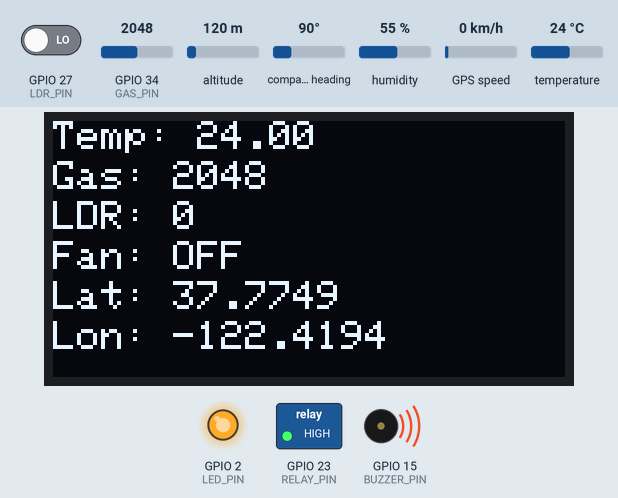
Recording of a sketch running on a simulated ESP32. Parts: 128×64 one-colour display, switched loads named in the sketch (green lamp = pin HIGH), output pins drawn as LEDs (lit = HIGH), buzzer (waves = sounding, pin HIGH). The inputs (shaded band) are chosen by the test bench; at power-on: temperature 24 °C, GPIO 34 (GAS_PIN) = 2048, GPIO 27 (LDR_PIN) LOW, altitude 120 m, compass heading 90°, humidity 55 %, GPS speed 0 km/h. WiFi joins after 1.5 s; servers stay silent unless stated; the GPS gets a fix after 3 s at 37.7749, -122.4194 with 8 satellites; what the sketch prints to the serial monitor is not drawn.

Above: at 4.4 s.
4.5 s: temperature set to 29.7 °C
At 8.4 s:
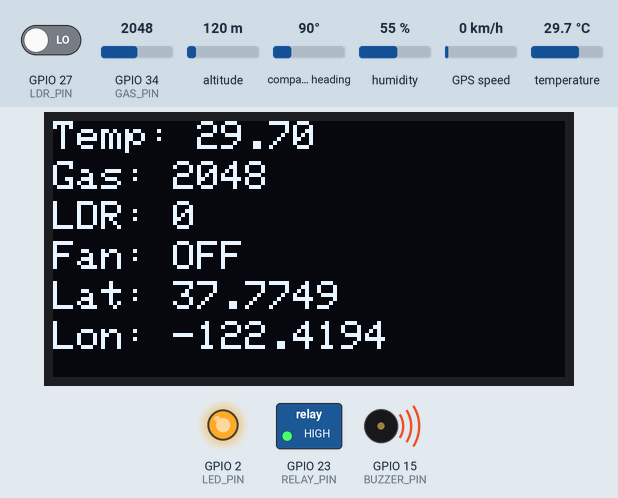
9.3 s: temperature set to 30.7 °C
At 12.6 s:
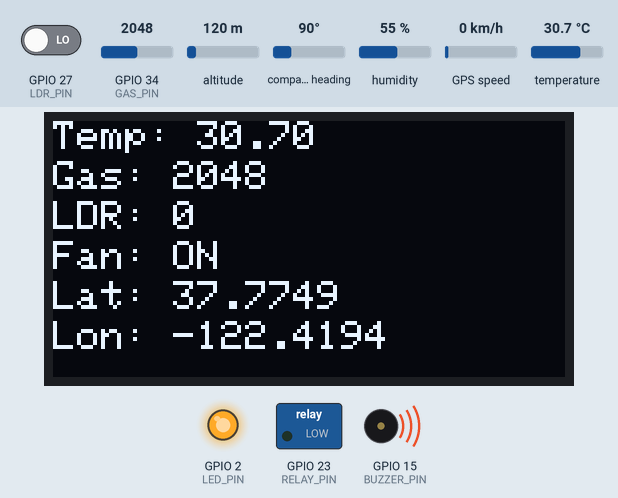
13.3 s: GPIO 34 (GAS_PIN) set to 216
At 15.0 s:
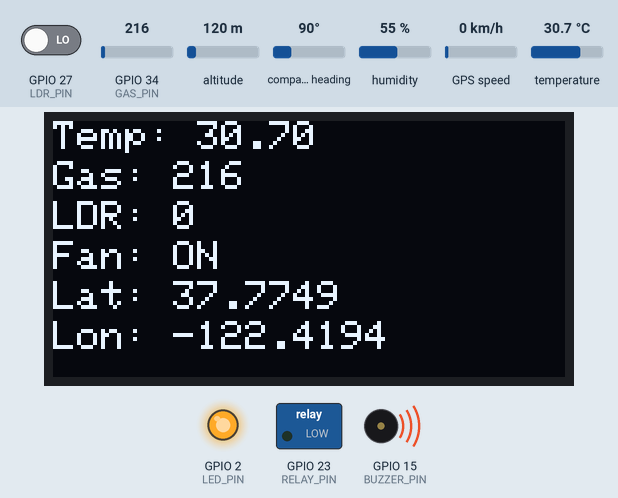
15.3 s: GPIO 34 (GAS_PIN) set to 184
At 16.9 s:
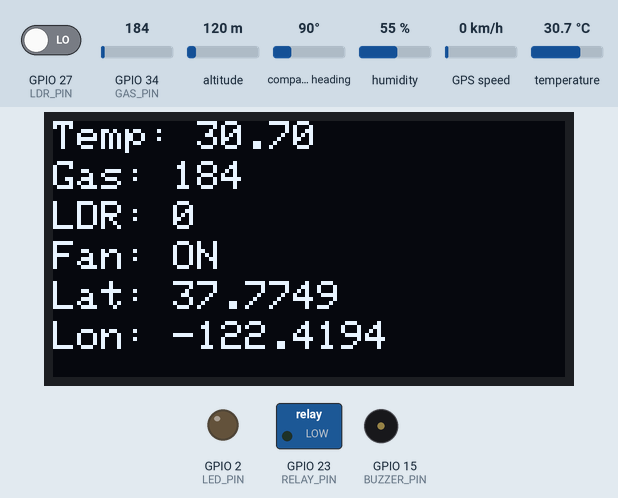
17.3 s: GPIO 27 (LDR_PIN) driven HIGH
At 18.2 s:
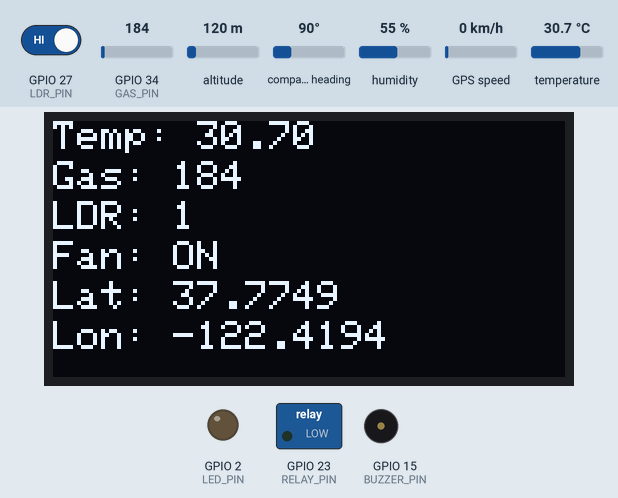
19.3 s: temperature set to 12 °C
At 21.1 s:
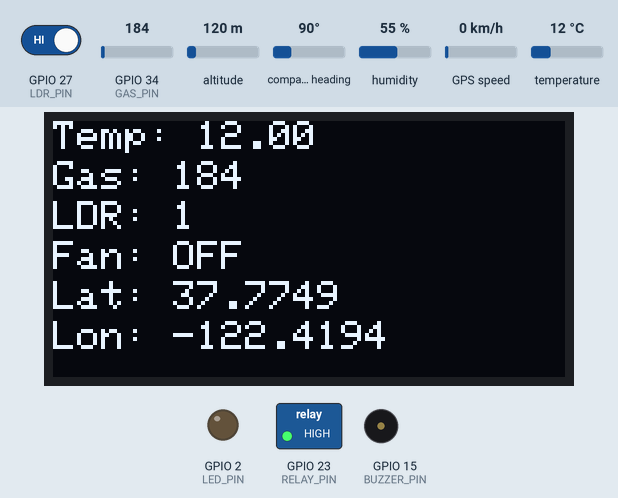
Timing chart, 0 to 22.3 s (numbered marks = the images above; inputs shaded):
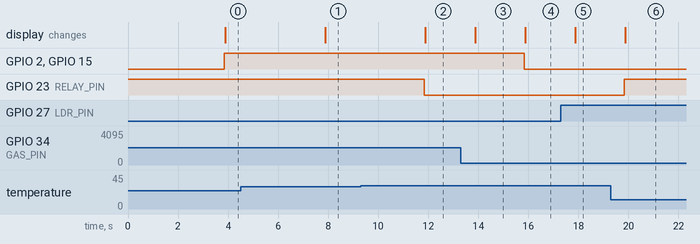

The sketch:

iot.ino
```cpp
#define BLYNK_TEMPLATE_ID "TMPL3NuttvkT-"
#define BLYNK_TEMPLATE_NAME "Safety Monitor"
#define BLYNK_AUTH_TOKEN "lvnkfuXVXnZ3hpa5zxLNu4CqBXMfvdsw"

#include <WiFi.h>
#include <BlynkSimpleEsp32.h>
#include <DHT.h>
#include <Wire.h>
#include <Adafruit_GFX.h>
#include <Adafruit_SSD1306.h>
#include <TinyGPS++.h>

// -------- WiFi --------
char ssid[] = "Jash";
char pass[] = "jasmithac123";

// -------- Pins --------
#define DHTPIN 4
#define DHTTYPE DHT22
#define GAS_PIN 34
#define LDR_PIN 27
#define RELAY_PIN 23
#define BUZZER_PIN 15
#define LED_PIN 2

// -------- Threshold --------
float tempThreshold = 30.0;
int gasThreshold = 200;

// -------- OLED --------
#define SCREEN_WIDTH 128
#define SCREEN_HEIGHT 64
Adafruit_SSD1306 display(SCREEN_WIDTH, SCREEN_HEIGHT, &Wire, -1);

// -------- GPS --------
TinyGPSPlus gps;
HardwareSerial gpsSerial(2);

// -------- Objects --------
DHT dht(DHTPIN, DHTTYPE);
BlynkTimer timer;

// -------- Function --------
void sendData() {

  float temp = dht.readTemperature();
  if (isnan(temp)) return;

  int gas = analogRead(GAS_PIN);
  int ldr = digitalRead(LDR_PIN);

  //  DEBUG LINE
  Serial.println(gas);

  // -------- Blynk --------
  if (Blynk.connected()) {
    Blynk.virtualWrite(V1, temp);
    Blynk.virtualWrite(V2, gas);
  }

  // -------- FAN CONTROL --------
  if (temp > tempThreshold) {
    digitalWrite(RELAY_PIN, LOW); }
    else { digitalWrite(RELAY_PIN, HIGH);
    }

  // -------- GAS ALERT --------
  if (gas > gasThreshold) {
    digitalWrite(BUZZER_PIN, HIGH);
    digitalWrite(LED_PIN, HIGH);
  } else {
    digitalWrite(BUZZER_PIN, LOW);
    digitalWrite(LED_PIN, LOW);
  }

  // -------- GPS --------
  while (gpsSerial.available()) {
    gps.encode(gpsSerial.read());
  }

  double lat = gps.location.isValid() ? gps.location.lat() : 0;
  double lon = gps.location.isValid() ? gps.location.lng() : 0;

  // -------- OLED --------
  display.clearDisplay();
  display.setTextSize(1);
  display.setTextColor(WHITE);

  display.setCursor(0, 0);
  display.print("Temp: ");
  display.print(temp);

  display.setCursor(0, 10);
  display.print("Gas: ");
  display.print(gas);

  display.setCursor(0, 20);
  display.print("LDR: ");
  display.print(ldr);

  display.setCursor(0, 30);
  display.print("Fan: ");
  display.print(temp > tempThreshold ? "ON" : "OFF");

  display.setCursor(0, 40);
  display.print("Lat: ");
  display.print(lat, 4);

  display.setCursor(0, 50);
  display.print("Lon: ");
  display.print(lon, 4);

  display.display();

  // -------- Serial --------
  Serial.print("Temp: ");
  Serial.print(temp);
  Serial.print(" Gas: ");
  Serial.print(gas);
  Serial.print(" LDR: ");
  Serial.print(ldr);
  Serial.print(" Lat: ");
  Serial.print(lat);
  Serial.print(" Lon: ");
  Serial.println(lon);
}

void setup() {
  Serial.begin(9600);

  pinMode(RELAY_PIN, OUTPUT);
  pinMode(BUZZER_PIN, OUTPUT);
  pinMode(LED_PIN, OUTPUT);
  pinMode(LDR_PIN, INPUT);   // 🔥 ADDED for digital input

  digitalWrite(RELAY_PIN, HIGH);
  digitalWrite(BUZZER_PIN, LOW);
  digitalWrite(LED_PIN, LOW);

  dht.begin();

  if (!display.begin(SSD1306_SWITCHCAPVCC, 0x3C)) {
    Serial.println("OLED not found");
    while (1);
  }

  gpsSerial.begin(9600, SERIAL_8N1, 16, 17);

  Blynk.begin(BLYNK_AUTH_TOKEN, ssid, pass, "blynk.cloud", 80);

  timer.setInterval(2000L, sendData);
}

void loop() {
  Blynk.run();
  timer.run();
}
```

Measured:
- the behaviour switches between 30 and 30.1 °C on temperature (found by bisection; images 1 and 2)
- the behaviour switches between 201 and 200 on GPIO 34 (GAS_PIN) (found by bisection; images 3 and 4)
- after the input at 4.5 s, the display: changes after 3.4 s (image 1)
- after the input at 9.3 s, GPIO 23 (RELAY_PIN): HIGH → LOW after 2.5 s; the display: changes after 2.6 s (image 2)
- after the input at 13.3 s, the display: changes after 0.58 s (image 3)
- after the input at 15.3 s, GPIO 2 (LED_PIN), GPIO 15 (BUZZER_PIN): HIGH → LOW after 0.54 s; the display: changes after 0.58 s (image 4)
- after the input at 17.3 s, the display: changes after 0.57 s (image 5)
- after the input at 19.3 s, GPIO 23 (RELAY_PIN): LOW → HIGH after 0.54 s; the display: changes after 0.58 s (image 6)
